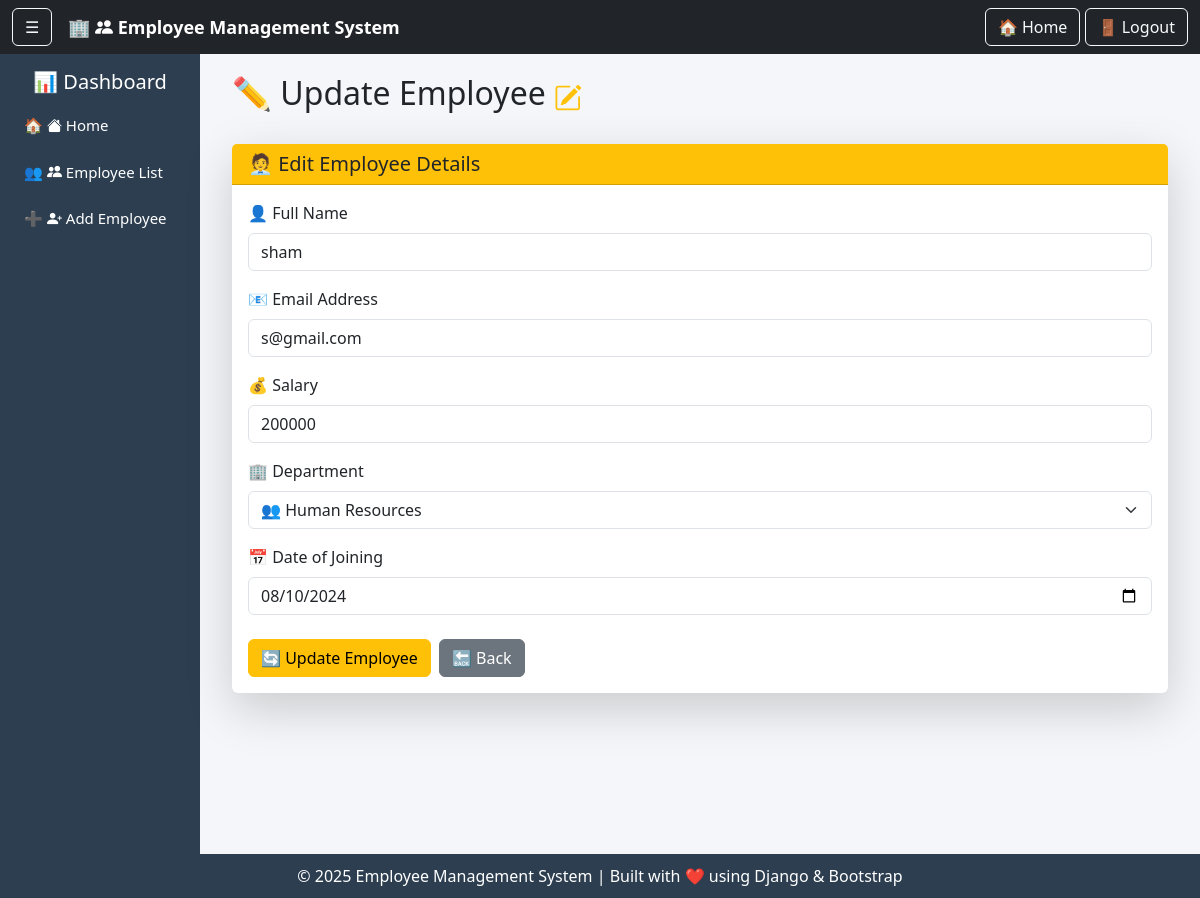
Screenshot of /update/2/ (signed in) with the database file from the repository.
### app/models.py (models this page shows, shortened)
class Employee(models.Model):
    id = models.AutoField(primary_key=True)
    name = models.CharField(max_length=100)
    email = models.EmailField(unique=True)
    salary = models.IntegerField()
    department = models.CharField(max_length=100)
    date_of_joining = models.DateField()

### app/views.py (the view, shortened to what this page needs)
# urls.py: path('update/<int:id>/', views.update_employee, name='update_employee'),
@login_required(login_url='login')
def update_employee(request, id):
    emp = get_object_or_404(Employee, id=id)
    return render(request, 'employee/update_employee.html', {
        'emp': emp
    })

### app/templates/employee/update_employee.html (shortened to what this page needs)
{% extends 'employee/base.html' %}
{% load static %}
{% block content %}
<div class="container">
    <div class="d-flex align-items-center mb-4">
        <h2 class="me-2">✏ Update Employee</h2>
        <i class="bi bi-pencil-square fs-3 text-warning"></i>
    </div>
    <div class="card shadow-lg border-0">
        <div class="card-header bg-warning text-dark">
            <h5 class="mb-0">
                🧑‍💼 Edit Employee Details
            </h5>
        </div>
        <div class="card-body">
            <form method="post">
                <div class="mb-3">
                    <label class="form-label">
                        👤 Full Name
                    </label>
                    <input type="text"
                           name="name"
                           value="{{ emp.name }}"
                           class="form-control"
                           required>
                </div>
                <div class="mb-3">
                    <label class="form-label">
                        📧 Email Address
                    </label>
                    <input type="email"
                           name="email"
                           value="{{ emp.email }}"
                           class="form-control"
                           required>
                </div>
                <div class="mb-3">
                    <label class="form-label">
                        💰 Salary
                    </label>
                    <input type="number"
                           name="salary"
                           value="{{ emp.salary }}"
                           class="form-control"
                           required>
                </div>
                <div class="mb-3">
                    <label class="form-label">
                        🏢 Department
                    </label>
                    <select name="department" class="form-select" required>
                        <option value="HR" {% if emp.department == "HR" %}selected{% endif %}>
                            👥 Human Resources
                        </option>
                    </select>
                </div>
                <div class="mb-4">
                    <label class="form-label">
                        📅 Date of Joining
                    </label>
                    <input type="date"
                           name="date_of_joining"
                           value="{{ emp.date_of_joining|date:'Y-m-d' }}"
                           class="form-control"
                           required>
                </div>
                <div class="d-flex gap-2">
                    <button type="submit" class="btn btn-warning">
                        🔄 Update Employee
                    </button>
                    <a href="{% url 'employee_list' %}" class="btn btn-secondary">
                        🔙 Back
                    </a>
                </div>
            </form>
        </div>
    </div>
</div>
{% endblock %}

### app/templates/employee/base.html (style rules this page uses)
body { background-color: #f4f6f9; }

### rows the page displays
Employee: name "sham", email "s@gmail.com", salary "200000", department "👥 Human Resources", date_of_joining "08/10/2024"
